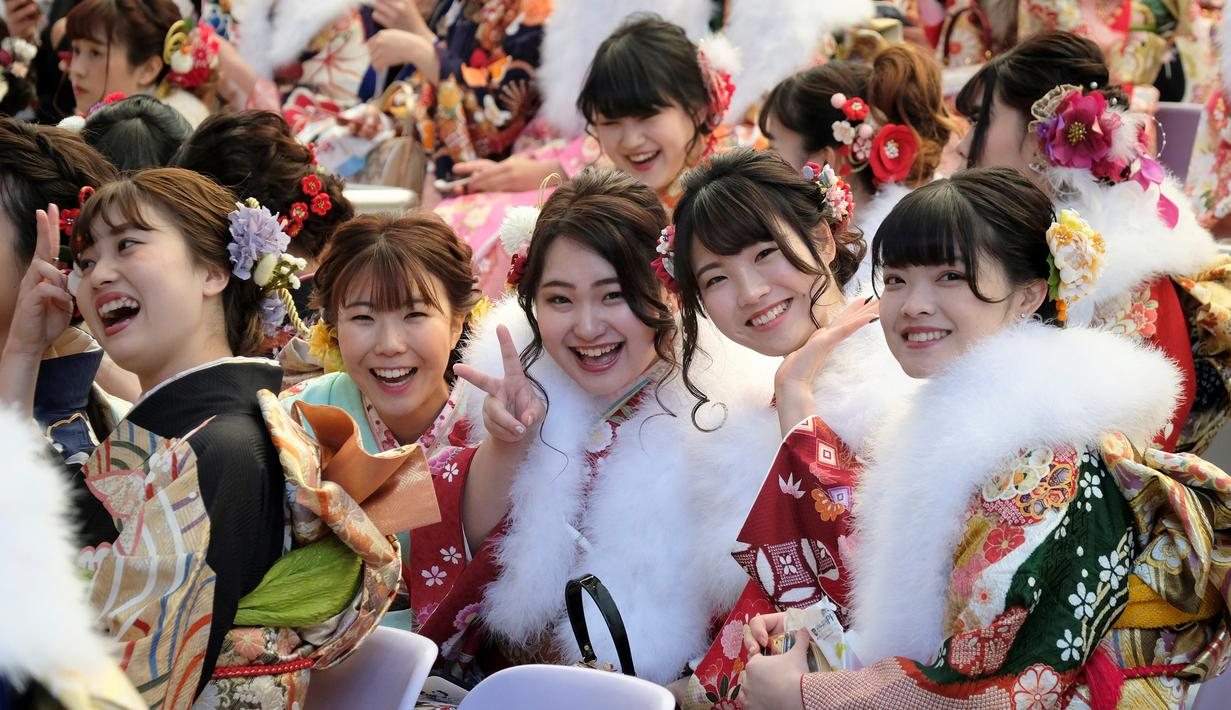
#> input picture j4.jpg, 1231 x 710 px
$ python 'filter Unshap masking, filter laplacian domain frekuensi dan selective filter.py'
#> lines starting #> are read from the running program, lines starting #| are printed output that depends on the picture; after the words box and inside, x2 and y2 are one past the last pixel; in counts of white or black regions, pixels touching at a corner belong together
# Nama  : MOH.ISRAN
# NIM   : F55121073
# Kelas : B
import cv2
import numpy as np

# Load gambar
img = cv2.imread('j4.jpg')
#> img is the input picture: shape (710, 1231, 3); mean B, G, R 113.4, 118.1, 139.6

# Konversi ke grayscale
gray = cv2.cvtColor(img, cv2.COLOR_BGR2GRAY)
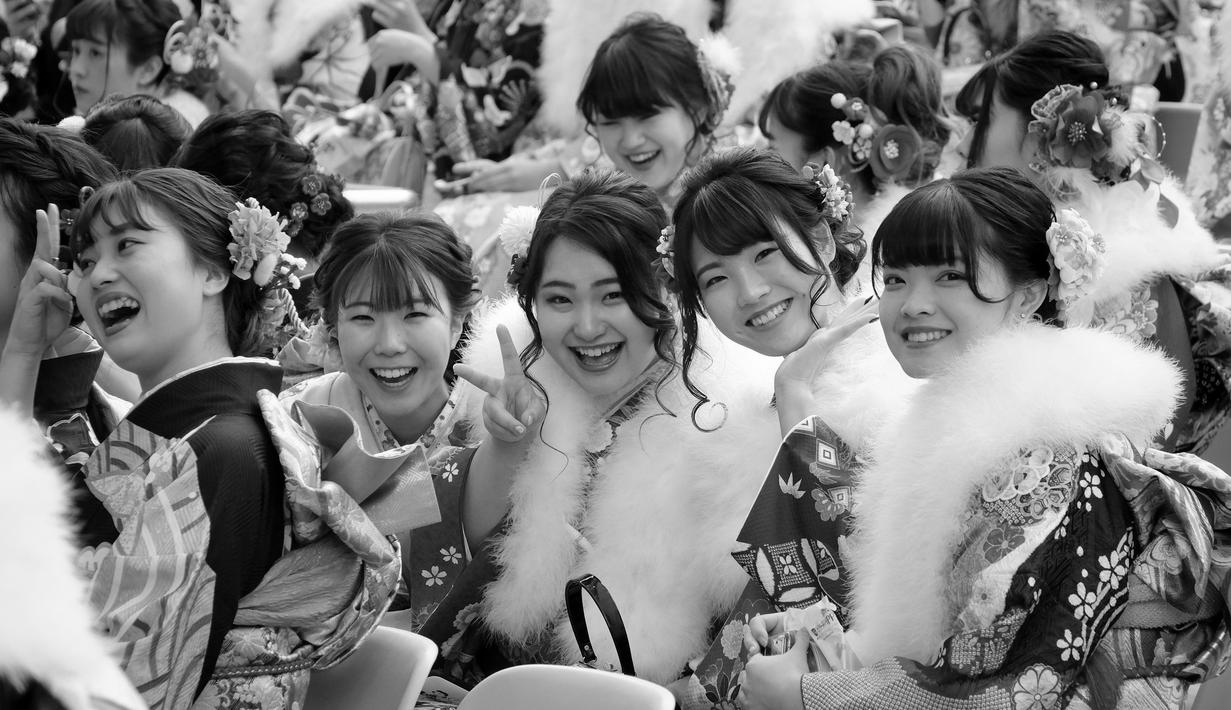
#> gray: shape (710, 1231); min 0, max 255, mean 124

# Filter Unsharp Masking
blur = cv2.GaussianBlur(gray, (0, 0), 3)
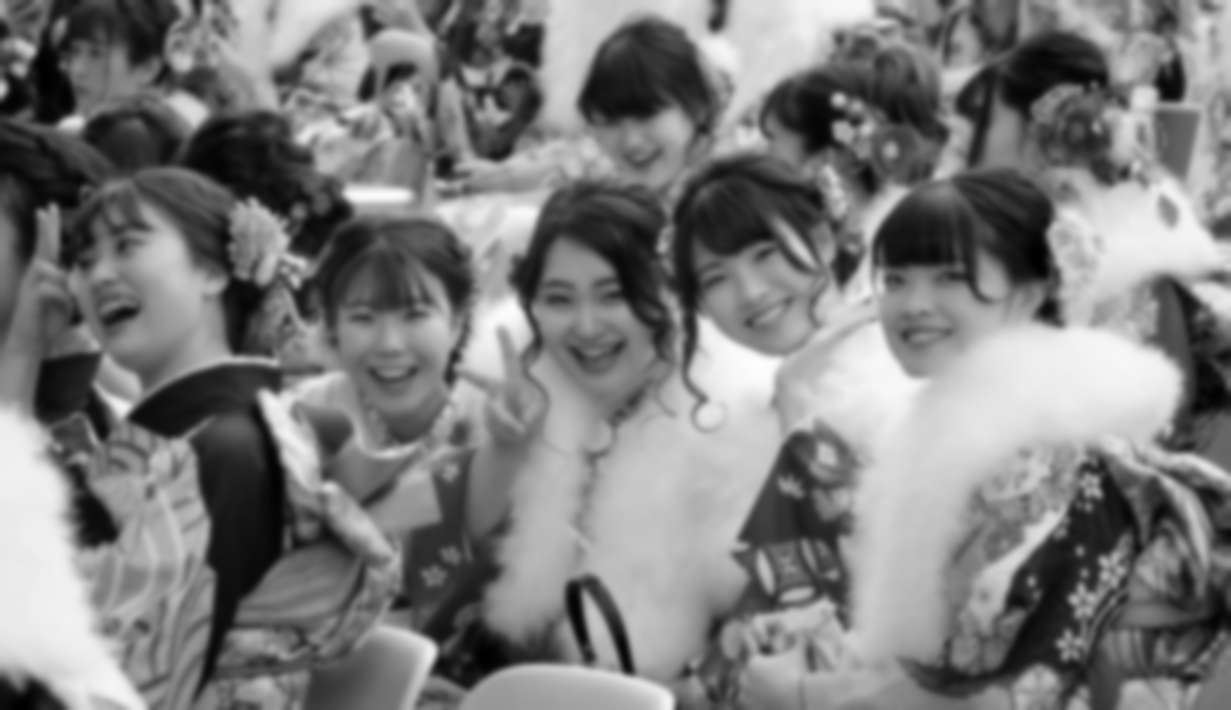
#> blur: shape (710, 1231); min 0, max 253, mean 124
unsharp_mask = cv2.addWeighted(gray, 1.5, blur, -0.5, 0)

# Filter Laplacian Domain Frekuensi
dft = cv2.dft(np.float32(gray), flags=cv2.DFT_COMPLEX_OUTPUT)
dft_shift = np.fft.fftshift(dft)
rows, cols = gray.shape
#> rows = 710; cols = 1231
crow, ccol = rows // 2, cols // 2
#> crow = 355; ccol = 615
mask = np.zeros((rows, cols, 2), np.uint8)
mask[crow - 30:crow + 30, ccol - 30:ccol + 30] = 1
fshift = dft_shift * mask
f_ishift = np.fft.ifftshift(fshift)
img_back = cv2.idft(f_ishift)
img_back = cv2.magnitude(img_back[:, :, 0], img_back[:, :, 1])
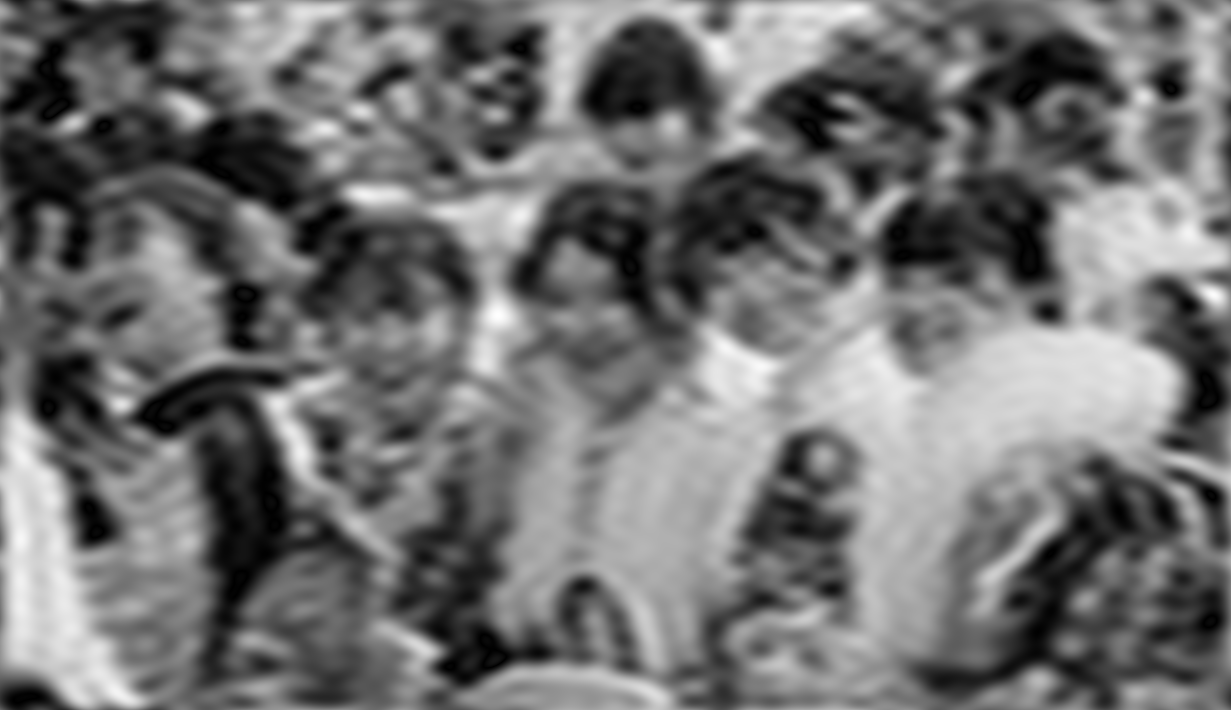
#> img_back: shape (710, 1231) float32; min 34922.8, max 242744064, mean 108477896; drawn with min black and max white

# Selective Filtering
clahe = cv2.createCLAHE(clipLimit=2.0, tileGridSize=(8, 8))
clahe_img = clahe.apply(gray)
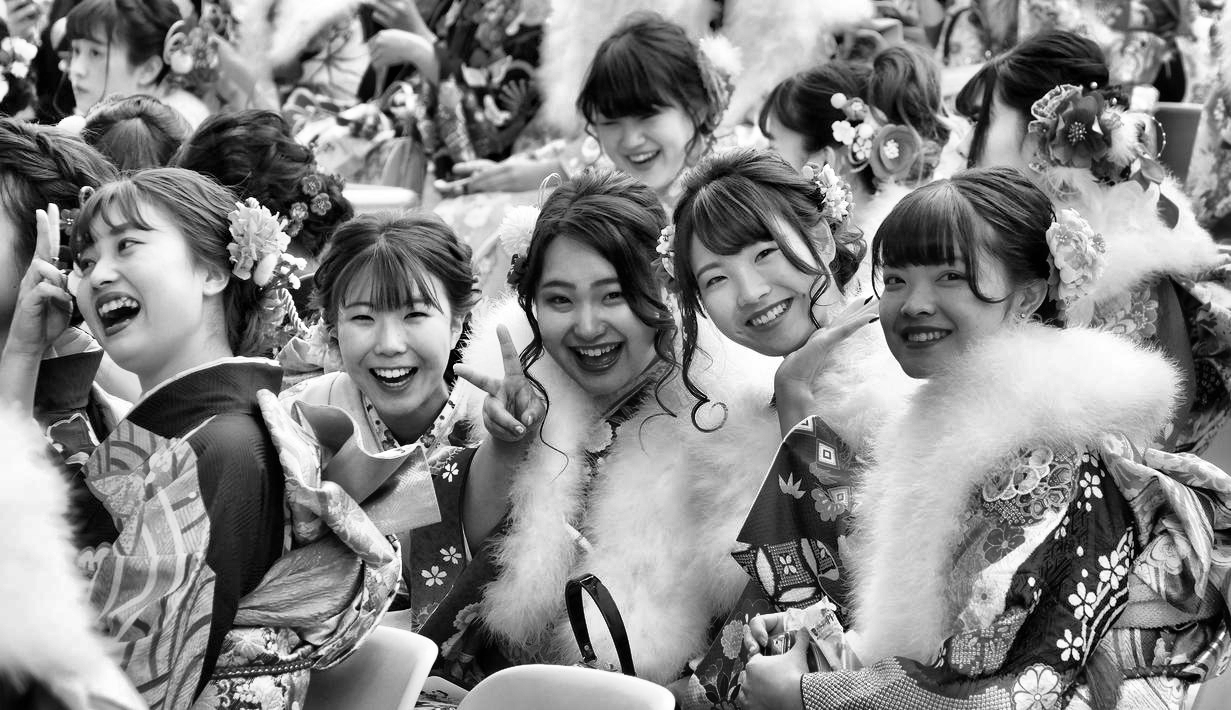
#> clahe_img: shape (710, 1231); min 0, max 255, mean 133.6
adaptive_threshold = cv2.adaptiveThreshold(clahe_img, 255, cv2.ADAPTIVE_THRESH_GAUSSIAN_C, cv2.THRESH_BINARY, 31, 2)
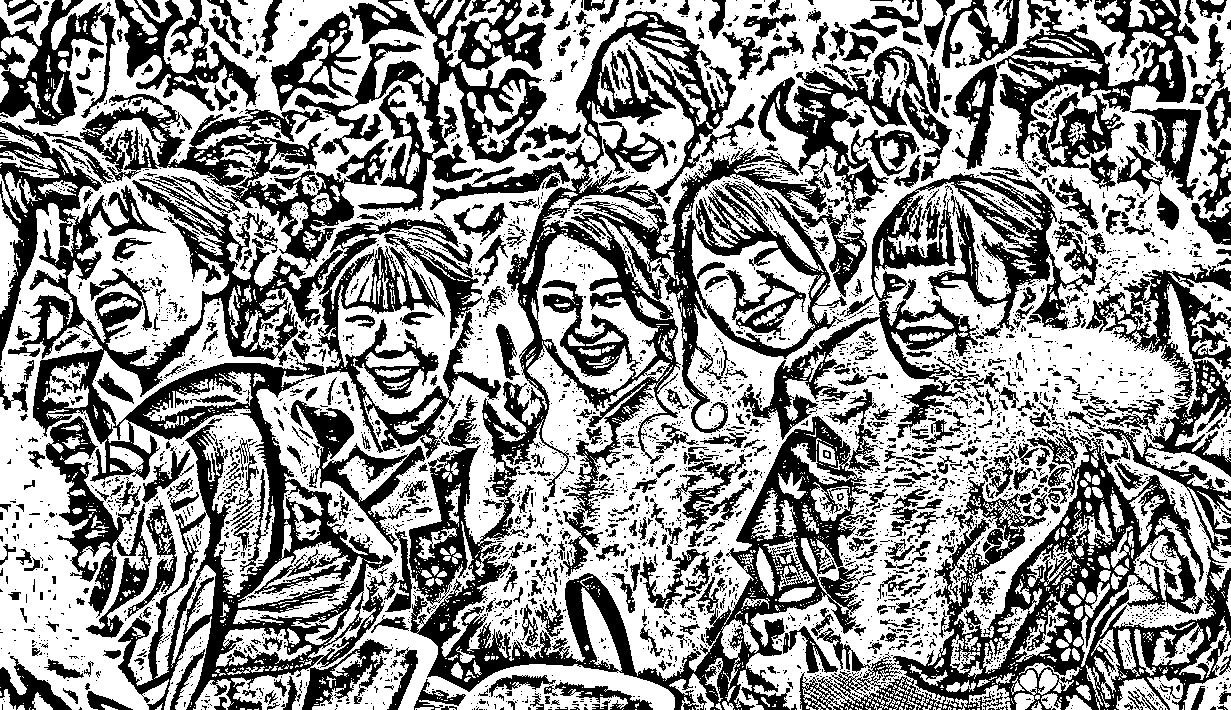
#> adaptive_threshold: shape (710, 1231); 57% white; 3937 black regions (3327 under 20 px), largest, box (x1, y1, x2, y2) and area: (0, 121, 393, 710) 54407, (482, 11, 952, 576) 52392, (409, 389, 880, 710) 32887

# Menampilkan gambar hasil
cv2.imshow('Original', img)
cv2.imshow('Unsharp Masking', unsharp_mask)
cv2.imshow('Laplacian Domain Frekuensi', img_back)
cv2.imshow('Selective Filtering', adaptive_threshold)

cv2.waitKey(0)
cv2.destroyAllWindows()

$ run again, with j1.JPG copied over j4.jpg
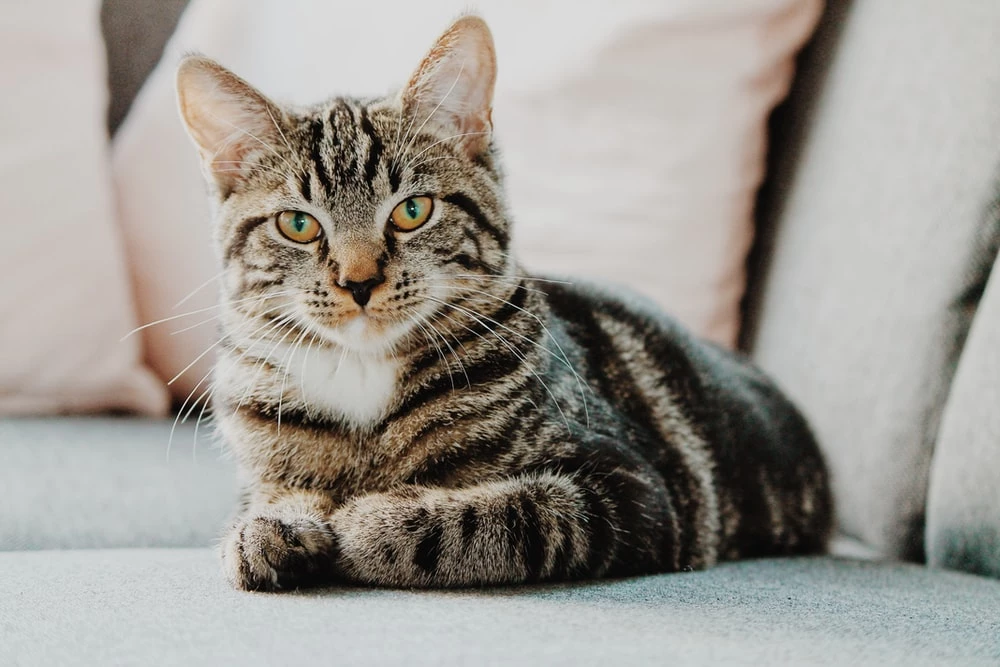
#> input picture j1.JPG, 1000 x 667 px
#> img is the input picture: shape (667, 1000, 3); mean B, G, R 147.2, 153.5, 157.4
#> `img_back = cv2.magnitude(img_back[:, :, 0], img_back[:, :, 1])`:
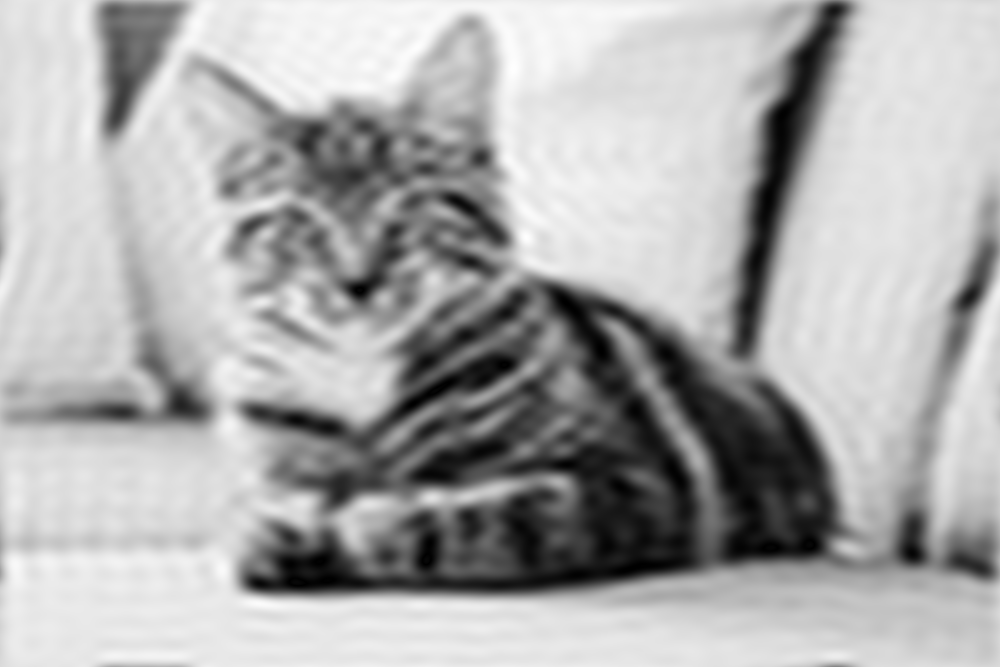
#> img_back: shape (667, 1000) float32; min 34011.4, max 151862176, mean 102683760; drawn with min black and max white
#> `adaptive_threshold = cv2.adaptiveThreshold(clahe_img, 255, cv2.ADAPTIV..`:
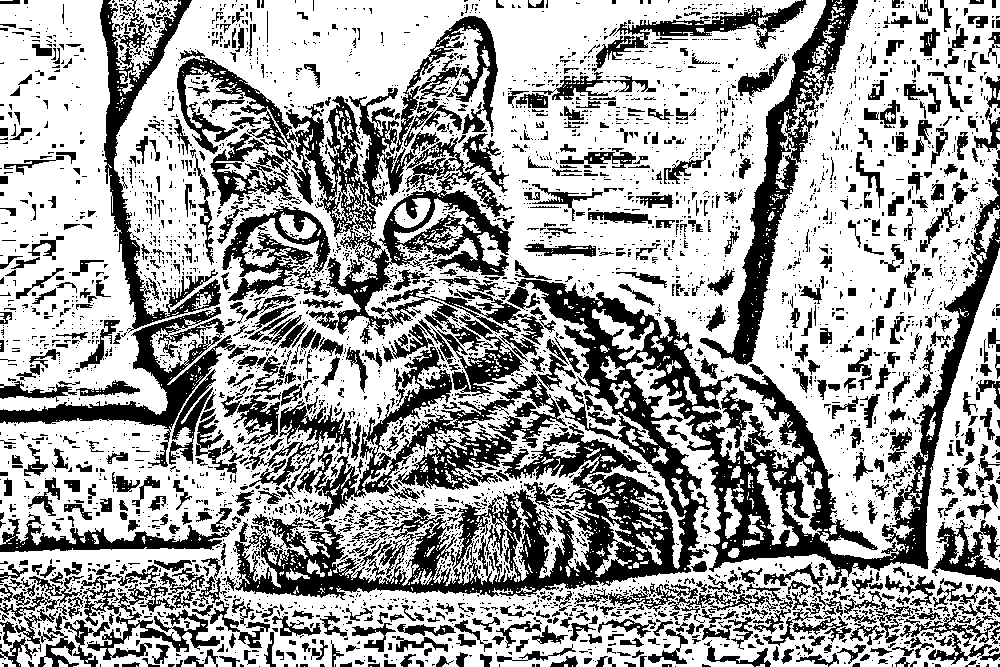
#> adaptive_threshold: shape (667, 1000); 64.6% white; 4025 black regions (3223 under 20 px), largest, box (x1, y1, x2, y2) and area: (234, 177, 1000, 600) 56979, (177, 50, 511, 351) 20365, (297, 347, 567, 524) 11126

$ run again, with j2.jpg copied over j4.jpg
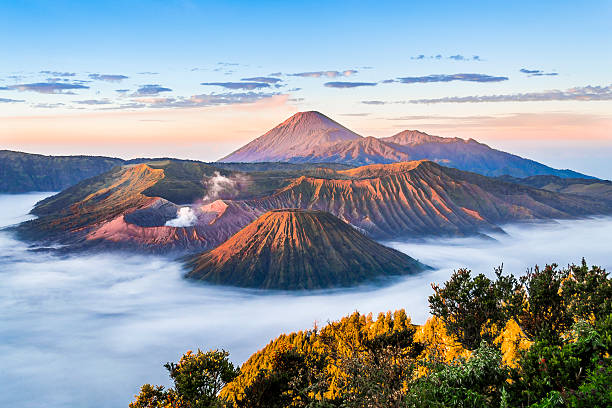
#> input picture j2.jpg, 612 x 408 px
#> img is the input picture: shape (408, 612, 3); mean B, G, R 165.1, 154.3, 143.8
#> `clahe_img = clahe.apply(gray)`:
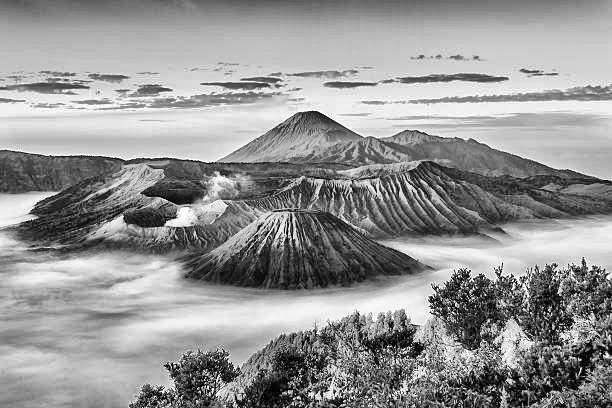
#> clahe_img: shape (408, 612); min 0, max 255, mean 148.6
#> `adaptive_threshold = cv2.adaptiveThreshold(clahe_img, 255, cv2.ADAPTIV..`:
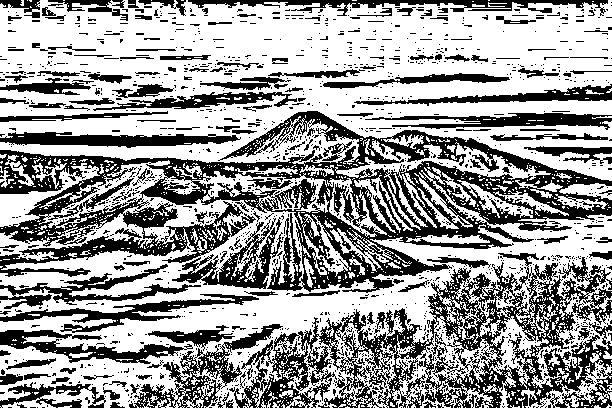
#> adaptive_threshold: shape (408, 612); 61% white; 1433 black regions (1278 under 20 px), largest, box (x1, y1, x2, y2) and area: (0, 111, 612, 293) 34474, (229, 253, 612, 408) 19821, (129, 324, 283, 408) 2848

$ run again, with j5.jpg copied over j4.jpg
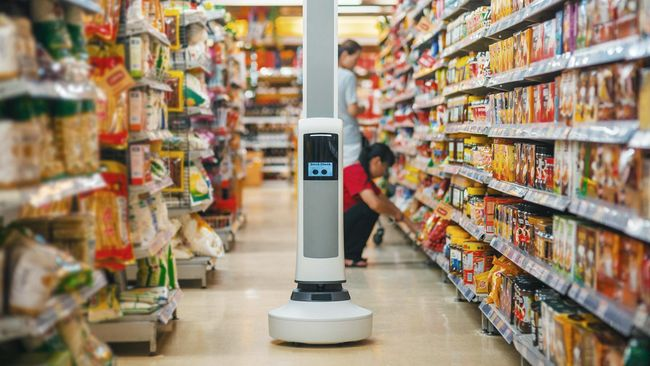
#> input picture j5.jpg, 650 x 366 px
#> img is the input picture: shape (366, 650, 3); mean B, G, R 113.1, 135.7, 155.6
#> `clahe_img = clahe.apply(gray)`:
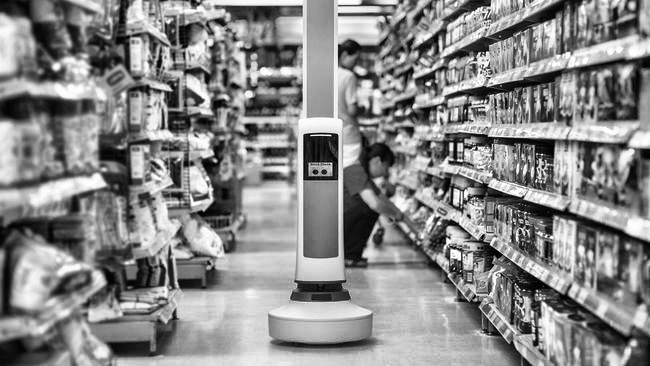
#> clahe_img: shape (366, 650); min 0, max 255, mean 136.3
#> `adaptive_threshold = cv2.adaptiveThreshold(clahe_img, 255, cv2.ADAPTIV..`:
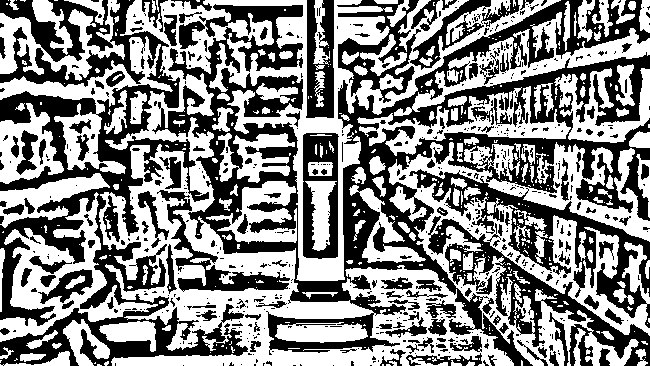
#> adaptive_threshold: shape (366, 650); 52.9% white; 631 black regions (485 under 20 px), largest, box (x1, y1, x2, y2) and area: (152, 0, 650, 366) 43936, (0, 0, 248, 366) 26471, (409, 169, 650, 328) 7251
